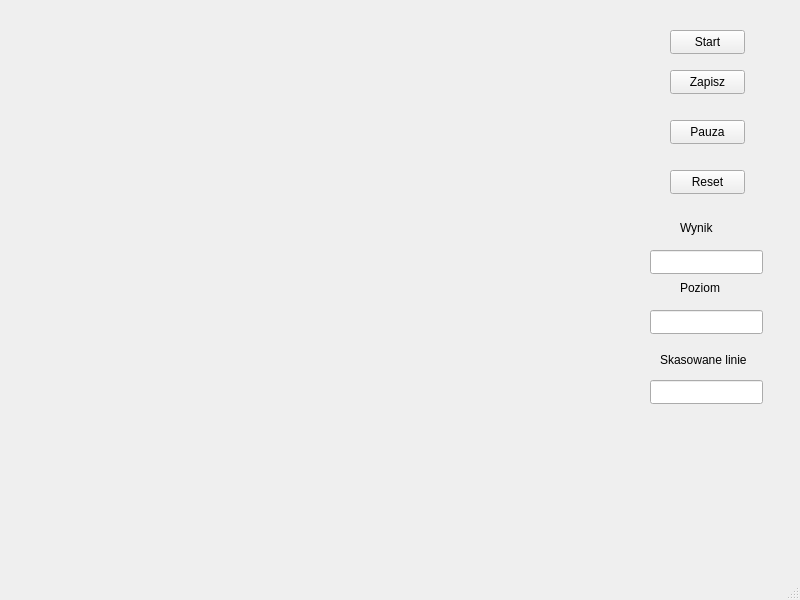
<?xml version="1.0" encoding="UTF-8"?>
<ui version="4.0">
 <class>MainWindowTetris</class>
 <widget class="QMainWindow" name="MainWindowTetris">
  <property name="geometry">
   <rect>
    <x>0</x>
    <y>0</y>
    <width>800</width>
    <height>600</height>
   </rect>
  </property>
  <property name="windowTitle">
   <string>MainWindowTetris</string>
  </property>
  <widget class="QWidget" name="centralwidget">
   <widget class="QPushButton" name="pushButton">
    <property name="geometry">
     <rect>
      <x>670</x>
      <y>30</y>
      <width>75</width>
      <height>24</height>
     </rect>
    </property>
    <property name="text">
     <string>Start</string>
    </property>
   </widget>
   <widget class="QPushButton" name="pauseButton">
    <property name="geometry">
     <rect>
      <x>670</x>
      <y>120</y>
      <width>75</width>
      <height>24</height>
     </rect>
    </property>
    <property name="text">
     <string>Pauza</string>
    </property>
   </widget>
   <widget class="QPushButton" name="clearButton">
    <property name="geometry">
     <rect>
      <x>670</x>
      <y>170</y>
      <width>75</width>
      <height>24</height>
     </rect>
    </property>
    <property name="text">
     <string>Reset</string>
    </property>
   </widget>
   <widget class="QLabel" name="label">
    <property name="geometry">
     <rect>
      <x>680</x>
      <y>220</y>
      <width>49</width>
      <height>16</height>
     </rect>
    </property>
    <property name="text">
     <string>Wynik</string>
    </property>
   </widget>
   <widget class="QLabel" name="label_2">
    <property name="geometry">
     <rect>
      <x>680</x>
      <y>280</y>
      <width>49</width>
      <height>16</height>
     </rect>
    </property>
    <property name="text">
     <string>Poziom</string>
    </property>
   </widget>
   <widget class="QLabel" name="label_3">
    <property name="geometry">
     <rect>
      <x>660</x>
      <y>350</y>
      <width>91</width>
      <height>20</height>
     </rect>
    </property>
    <property name="text">
     <string>Skasowane linie</string>
    </property>
   </widget>
   <widget class="QLineEdit" name="displayScore">
    <property name="geometry">
     <rect>
      <x>650</x>
      <y>250</y>
      <width>113</width>
      <height>24</height>
     </rect>
    </property>
   </widget>
   <widget class="QLineEdit" name="displayLevel">
    <property name="geometry">
     <rect>
      <x>650</x>
      <y>310</y>
      <width>113</width>
      <height>24</height>
     </rect>
    </property>
   </widget>
   <widget class="QLineEdit" name="displayRemovedLines">
    <property name="geometry">
     <rect>
      <x>650</x>
      <y>380</y>
      <width>113</width>
      <height>24</height>
     </rect>
    </property>
   </widget>
   <widget class="QPushButton" name="ZapiszBtn">
    <property name="geometry">
     <rect>
      <x>670</x>
      <y>70</y>
      <width>75</width>
      <height>24</height>
     </rect>
    </property>
    <property name="text">
     <string>Zapisz</string>
    </property>
   </widget>
  </widget>
  <widget class="QMenuBar" name="menubar">
   <property name="geometry">
    <rect>
     <x>0</x>
     <y>0</y>
     <width>800</width>
     <height>22</height>
    </rect>
   </property>
  </widget>
  <widget class="QStatusBar" name="statusbar"/>
 </widget>
 <resources/>
 <connections/>
</ui>
